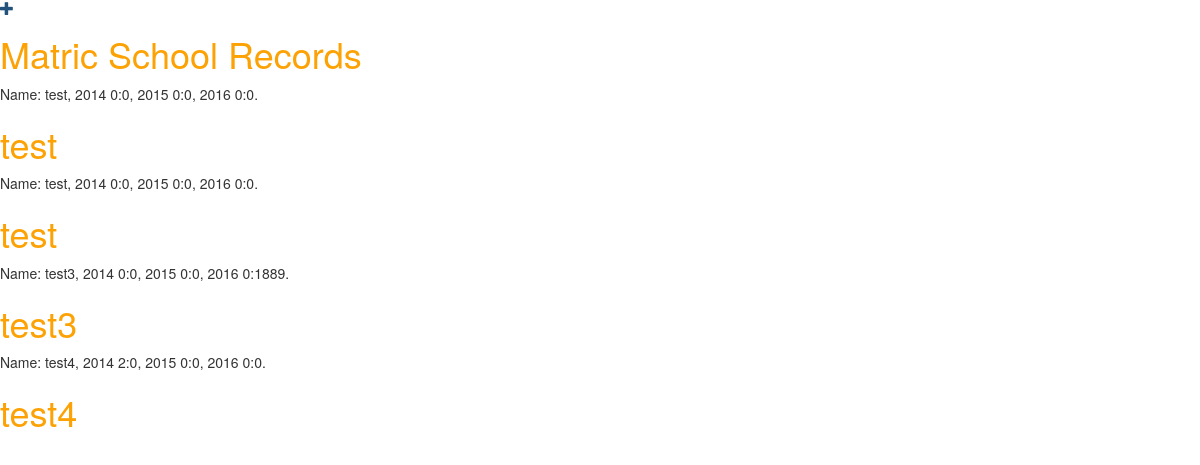
/matric/, run on an earlier commit of the app's database.
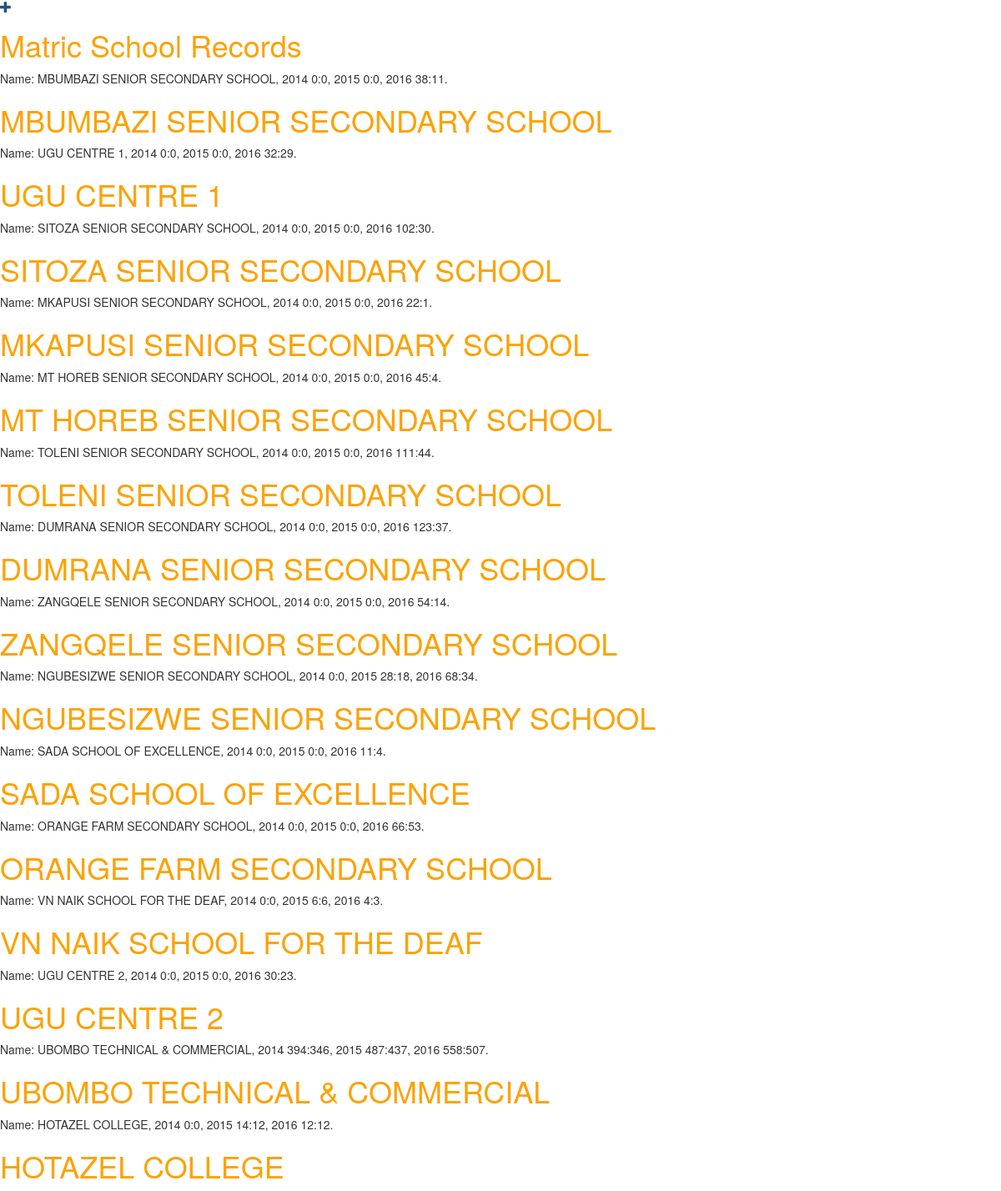
And on a later commit of the database.
### matric/models.py (models this page shows, shortened)
class SchoolRecord(models.Model):
	emis = models.CharField(max_length=9)
	centre_no = models.CharField(max_length=7, primary_key=True)
	name = models.CharField(max_length=256)
	wrote_2014 = models.PositiveIntegerField(default=0)
	passed_2014 = models.PositiveIntegerField(default=0)
	wrote_2015 = models.PositiveIntegerField(default=0)
	passed_2015 = models.PositiveIntegerField(default=0)
	wrote_2016 = models.PositiveIntegerField(default=0)
	passed_2016 = models.PositiveIntegerField(default=0)
	def __str__(self):
		return ("Name: {0}, 2014 {1}:{2}, 2015 {3}:{4}, 2016 {5}:{6}.".format(self.name, self.wrote_2014,self.passed_2014,self.wrote_2015,self.passed_2015,self.wrote_2016,self.passed_2016))

### matric/views.py (the view)
# urls.py: path('', views.matric_list, name='matric_list'),
def matric_list(request):
	school_records = SchoolRecord.objects.all()
	return render(request, 'matric/matric_list.html', {'school_records': school_records})

### matric/templates/matric/matric_list.html (shortened to what this page needs)
{% load staticfiles %}
<html>
    <head>
        <link rel="stylesheet" href="//maxcdn.bootstrapcdn.com/bootstrap/3.2.0/css/bootstrap.min.css">
        <link rel="stylesheet" href="//maxcdn.bootstrapcdn.com/bootstrap/3.2.0/css/bootstrap-theme.min.css">
        <link rel="stylesheet" href="{% static 'css/matric.css' %}">
    </head>
    <body>
        <div>
			<a href="{% url 'school_record_new' %}" class="top-menu"><span class="glyphicon glyphicon-plus"></span></a>
            <h1><a href="/matric/">Matric School Records</a></h1>
        </div>
        	{% for school_record in school_records %}
		{{ school_record }}
			<h1><a href="{% url 'matric_detail' school_record.pk  %}">{{school_record.name}}</a></h1>
		{% endfor %}
    </body>
</html>

### matric/static/css/matric.css (style rules this page uses)
h1 a { color: #FCA205; }

What changed in the data, as far as the page shows it:
removed SchoolRecord: name+wrote_2014+passed_2014 "Name: test, 2014 0:0, 2015 0:0, 2016 0:0.", name "test"
removed SchoolRecord: name+wrote_2014+passed_2014 "Name: test, 2014 0:0, 2015 0:0, 2016 0:0.", name "test"
removed SchoolRecord: name+wrote_2014+passed_2014 "Name: test3, 2014 0:0, 2015 0:0, 2016 0:1889.", name "test3"
removed SchoolRecord: name+wrote_2014+passed_2014 "Name: test4, 2014 2:0, 2015 0:0, 2016 0:0.", name "test4"
added SchoolRecord: name+wrote_2014+passed_2014 "Name: MBUMBAZI SENIOR SECONDARY SCHOOL, 2014 0:0, 2015 0:0, 2016 38:11.", name "MBUMBAZI SENIOR SECONDARY SCHOOL"
added SchoolRecord: name+wrote_2014+passed_2014 "Name: UGU CENTRE 1, 2014 0:0, 2015 0:0, 2016 32:29.", name "UGU CENTRE 1"
added SchoolRecord: name+wrote_2014+passed_2014 "Name: SITOZA SENIOR SECONDARY SCHOOL, 2014 0:0, 2015 0:0, 2016 102:30.", name "SITOZA SENIOR SECONDARY SCHOOL"
added SchoolRecord: name+wrote_2014+passed_2014 "Name: MKAPUSI SENIOR SECONDARY SCHOOL, 2014 0:0, 2015 0:0, 2016 22:1.", name "MKAPUSI SENIOR SECONDARY SCHOOL"
added SchoolRecord: name+wrote_2014+passed_2014 "Name: MT HOREB SENIOR SECONDARY SCHOOL, 2014 0:0, 2015 0:0, 2016 45:4.", name "MT HOREB SENIOR SECONDARY SCHOOL"
added SchoolRecord: name+wrote_2014+passed_2014 "Name: TOLENI SENIOR SECONDARY SCHOOL, 2014 0:0, 2015 0:0, 2016 111:44.", name "TOLENI SENIOR SECONDARY SCHOOL"
added SchoolRecord: name+wrote_2014+passed_2014 "Name: DUMRANA SENIOR SECONDARY SCHOOL, 2014 0:0, 2015 0:0, 2016 123:37.", name "DUMRANA SENIOR SECONDARY SCHOOL"
added SchoolRecord: name+wrote_2014+passed_2014 "Name: ZANGQELE SENIOR SECONDARY SCHOOL, 2014 0:0, 2015 0:0, 2016 54:14.", name "ZANGQELE SENIOR SECONDARY SCHOOL"
added SchoolRecord: name+wrote_2014+passed_2014 "Name: NGUBESIZWE SENIOR SECONDARY SCHOOL, 2014 0:0, 2015 28:18, 2016 68:34.", name "NGUBESIZWE SENIOR SECONDARY SCHOOL"
added SchoolRecord: name+wrote_2014+passed_2014 "Name: SADA SCHOOL OF EXCELLENCE, 2014 0:0, 2015 0:0, 2016 11:4.", name "SADA SCHOOL OF EXCELLENCE"
added SchoolRecord: name+wrote_2014+passed_2014 "Name: ORANGE FARM SECONDARY SCHOOL, 2014 0:0, 2015 0:0, 2016 66:53.", name "ORANGE FARM SECONDARY SCHOOL"
added SchoolRecord: name+wrote_2014+passed_2014 "Name: VN NAIK SCHOOL FOR THE DEAF, 2014 0:0, 2015 6:6, 2016 4:3.", name "VN NAIK SCHOOL FOR THE DEAF"
added SchoolRecord: name+wrote_2014+passed_2014 "Name: UGU CENTRE 2, 2014 0:0, 2015 0:0, 2016 30:23.", name "UGU CENTRE 2"
added SchoolRecord: name+wrote_2014+passed_2014 "Name: UBOMBO TECHNICAL & COMMERCIAL, 2014 394:346, 2015 487:437, 2016 558:507.", name "UBOMBO TECHNICAL & COMMERCIAL"
added SchoolRecord: name+wrote_2014+passed_2014 "Name: HOTAZEL COLLEGE, 2014 0:0, 2015 14:12, 2016 12:12.", name "HOTAZEL COLLEGE"
